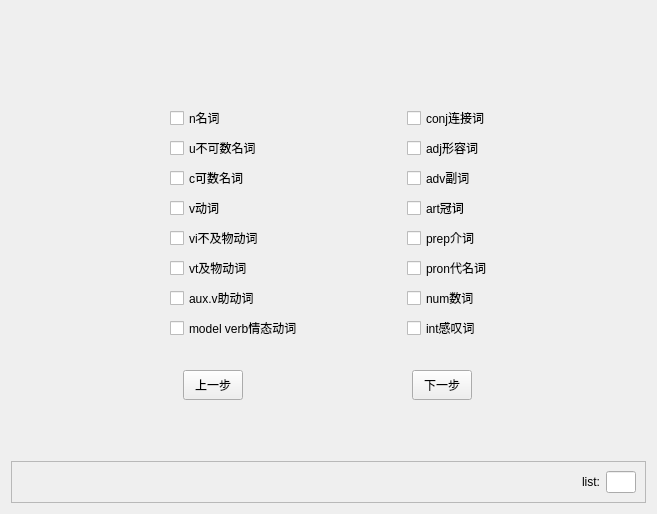
            <widget class="QWidget" name="add_part_of_speech_widget">
             <layout class="QVBoxLayout" name="verticalLayout_7">
              <item>
               <widget class="QLabel" name="add_part_of_speech_label">
                <property name="minimumSize">
                 <size>
                  <width>0</width>
                  <height>50</height>
                 </size>
                </property>
                <property name="font">
                 <font>
                  <family>Microsoft YaHei</family>
                  <pointsize>20</pointsize>
                 </font>
                </property>
                <property name="text">
                 <string/>
                </property>
               </widget>
              </item>
              <item>
               <spacer name="verticalSpacer_8">
                <property name="orientation">
                 <enum>Qt::Vertical</enum>
                </property>
                <property name="sizeHint" stdset="0">
                 <size>
                  <width>20</width>
                  <height>30</height>
                 </size>
                </property>
               </spacer>
              </item>
              <item>
               <widget class="QFrame" name="check_box_frame">
                <property name="minimumSize">
                 <size>
                  <width>0</width>
                  <height>50</height>
                 </size>
                </property>
                <layout class="QHBoxLayout" name="horizontalLayout_5">
                 <item>
                  <spacer name="horizontalSpacer">
                   <property name="orientation">
                    <enum>Qt::Horizontal</enum>
                   </property>
                   <property name="sizeType">
                    <enum>QSizePolicy::Maximum</enum>
                   </property>
                   <property name="sizeHint" stdset="0">
                    <size>
                     <width>150</width>
                     <height>10</height>
                    </size>
                   </property>
                  </spacer>
                 </item>
                 <item>
                  <layout class="QVBoxLayout" name="verticalLayout_6">
                   <item>
                    <widget class="QCheckBox" name="check_n">
                     <property name="text">
                      <string>n名词</string>
                     </property>
                    </widget>
                   </item>
                   <item>
                    <widget class="QCheckBox" name="check_u">
                     <property name="text">
                      <string>u不可数名词</string>
                     </property>
                    </widget>
                   </item>
                   <item>
                    <widget class="QCheckBox" name="check_c">
                     <property name="text">
                      <string>c可数名词</string>
                     </property>
                    </widget>
                   </item>
                   <item>
                    <widget class="QCheckBox" name="check_v">
                     <property name="text">
                      <string>v动词</string>
                     </property>
                    </widget>
                   </item>
                   <item>
                    <widget class="QCheckBox" name="check_vi">
                     <property name="text">
                      <string>vi不及物动词</string>
                     </property>
                    </widget>
                   </item>
                   <item>
                    <widget class="QCheckBox" name="check_vt">
                     <property name="text">
                      <string>vt及物动词</string>
                     </property>
                    </widget>
                   </item>
                   <item>
                    <widget class="QCheckBox" name="check_auxv">
                     <property name="text">
                      <string>aux.v助动词</string>
                     </property>
                    </widget>
                   </item>
                   <item>
                    <widget class="QCheckBox" name="check_model_verb">
                     <property name="text">
                      <string>model verb情态动词</string>
                     </property>
                    </widget>
                   </item>
                  </layout>
                 </item>
                 <item>
                  <layout class="QVBoxLayout" name="verticalLayout_9">
                   <item>
                    <widget class="QCheckBox" name="check_conj">
                     <property name="text">
                      <string>conj连接词</string>
                     </property>
                    </widget>
                   </item>
                   <item>
                    <widget class="QCheckBox" name="check_adj">
                     <property name="text">
                      <string>adj形容词</string>
                     </property>
                    </widget>
                   </item>
                   <item>
                    <widget class="QCheckBox" name="check_adv">
                     <property name="text">
                      <string>adv副词</string>
                     </property>
                    </widget>
                   </item>
                   <item>
                    <widget class="QCheckBox" name="check_art">
                     <property name="text">
                      <string>art冠词</string>
                     </property>
                    </widget>
                   </item>
                   <item>
                    <widget class="QCheckBox" name="check_prep">
                     <property name="text">
                      <string>prep介词</string>
                     </property>
                    </widget>
                   </item>
                   <item>
                    <widget class="QCheckBox" name="check_pron">
                     <property name="text">
                      <string>pron代名词</string>
                     </property>
                    </widget>
                   </item>
                   <item>
                    <widget class="QCheckBox" name="check_num">
                     <property name="text">
                      <string>num数词</string>
                     </property>
                    </widget>
                   </item>
                   <item>
                    <widget class="QCheckBox" name="check_int">
                     <property name="text">
                      <string>int感叹词</string>
                     </property>
                    </widget>
                   </item>
                  </layout>
                 </item>
                </layout>
               </widget>
              </item>
              <item>
               <widget class="QFrame" name="horizontalFrame_2">
                <property name="minimumSize">
                 <size>
                  <width>30</width>
                  <height>60</height>
                 </size>
                </property>
                <property name="maximumSize">
                 <size>
                  <width>16777215</width>
                  <height>60</height>
                 </size>
                </property>
                <layout class="QHBoxLayout" name="horizontalLayout_6">
                 <item>
                  <widget class="QPushButton" name="add_part_of_speech_input_last">
                   <property name="minimumSize">
                    <size>
                     <width>60</width>
                     <height>30</height>
                    </size>
                   </property>
                   <property name="maximumSize">
                    <size>
                     <width>60</width>
                     <height>30</height>
                    </size>
                   </property>
                   <property name="text">
                    <string>上一步</string>
                   </property>
                  </widget>
                 </item>
                 <item>
                  <widget class="QPushButton" name="add_part_of_speech_input_next">
                   <property name="minimumSize">
                    <size>
                     <width>60</width>
                     <height>30</height>
                    </size>
                   </property>
                   <property name="maximumSize">
                    <size>
                     <width>60</width>
                     <height>30</height>
                    </size>
                   </property>
                   <property name="text">
                    <string>下一步</string>
                   </property>
                  </widget>
                 </item>
                </layout>
               </widget>
              </item>
              <item>
               <spacer name="verticalSpacer_7">
                <property name="orientation">
                 <enum>Qt::Vertical</enum>
                </property>
                <property name="sizeHint" stdset="0">
                 <size>
                  <width>20</width>
                  <height>40</height>
                 </size>
                </property>
               </spacer>
              </item>
              <item>
               <widget class="QFrame" name="list_frame_2">
                <property name="frameShape">
                 <enum>QFrame::StyledPanel</enum>
                </property>
                <property name="frameShadow">
                 <enum>QFrame::Raised</enum>
                </property>
                <layout class="QHBoxLayout" name="horizontalLayout_16">
                 <item>
                  <spacer name="horizontalSpacer_6">
                   <property name="orientation">
                    <enum>Qt::Horizontal</enum>
                   </property>
                   <property name="sizeHint" stdset="0">
                    <size>
                     <width>561</width>
                     <height>20</height>
                    </size>
                   </property>
                  </spacer>
                 </item>
                 <item>
                  <widget class="QLabel" name="list_label_2">
                   <property name="text">
                    <string>list:</string>
                   </property>
                  </widget>
                 </item>
                 <item>
                  <widget class="QLineEdit" name="list_lineEdit_2">
                   <property name="maximumSize">
                    <size>
                     <width>30</width>
                     <height>16777215</height>
                    </size>
                   </property>
                  </widget>
                 </item>
                </layout>
               </widget>
              </item>
             </layout>
            </widget>
